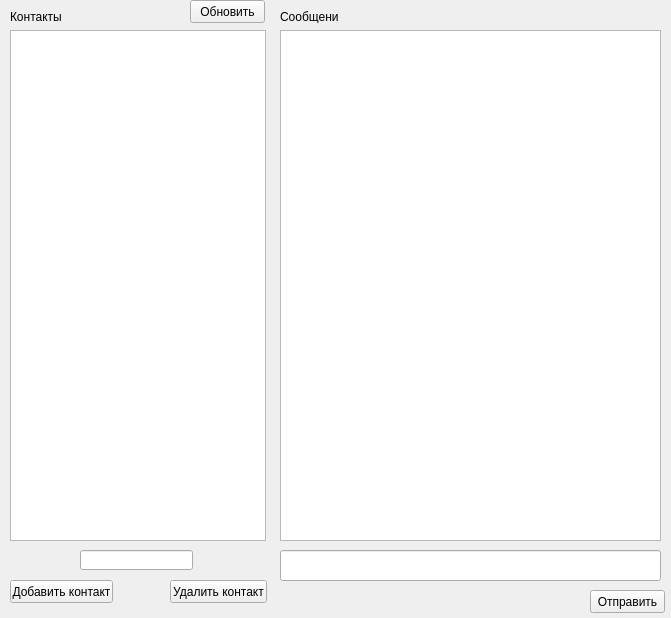
<?xml version="1.0" encoding="UTF-8"?>
<ui version="4.0">
 <class>MainForm</class>
 <widget class="QWidget" name="MainForm">
  <property name="geometry">
   <rect>
    <x>0</x>
    <y>0</y>
    <width>671</width>
    <height>618</height>
   </rect>
  </property>
  <property name="maximumSize">
   <size>
    <width>1920</width>
    <height>1080</height>
   </size>
  </property>
  <property name="sizeIncrement">
   <size>
    <width>671</width>
    <height>618</height>
   </size>
  </property>
  <property name="windowTitle">
   <string>Form</string>
  </property>
  <widget class="QListWidget" name="listWidgetContact">
   <property name="geometry">
    <rect>
     <x>10</x>
     <y>30</y>
     <width>256</width>
     <height>511</height>
    </rect>
   </property>
  </widget>
  <widget class="QListWidget" name="listWidgetMessage">
   <property name="geometry">
    <rect>
     <x>280</x>
     <y>30</y>
     <width>381</width>
     <height>511</height>
    </rect>
   </property>
  </widget>
  <widget class="QLabel" name="label">
   <property name="geometry">
    <rect>
     <x>10</x>
     <y>10</y>
     <width>51</width>
     <height>13</height>
    </rect>
   </property>
   <property name="text">
    <string>Контакты</string>
   </property>
  </widget>
  <widget class="QLabel" name="label_2">
   <property name="geometry">
    <rect>
     <x>280</x>
     <y>10</y>
     <width>58</width>
     <height>13</height>
    </rect>
   </property>
   <property name="text">
    <string>Сообщения</string>
   </property>
  </widget>
  <widget class="QPushButton" name="pushButtonAddContact">
   <property name="geometry">
    <rect>
     <x>10</x>
     <y>580</y>
     <width>103</width>
     <height>23</height>
    </rect>
   </property>
   <property name="text">
    <string>Добавить контакт</string>
   </property>
  </widget>
  <widget class="QPushButton" name="pushButtonDeleteContact">
   <property name="geometry">
    <rect>
     <x>170</x>
     <y>580</y>
     <width>97</width>
     <height>23</height>
    </rect>
   </property>
   <property name="text">
    <string>Удалить контакт</string>
   </property>
  </widget>
  <widget class="QLineEdit" name="lineEditMesssag">
   <property name="geometry">
    <rect>
     <x>280</x>
     <y>550</y>
     <width>381</width>
     <height>31</height>
    </rect>
   </property>
  </widget>
  <widget class="QPushButton" name="pushButtonPostMassege">
   <property name="geometry">
    <rect>
     <x>590</x>
     <y>590</y>
     <width>75</width>
     <height>23</height>
    </rect>
   </property>
   <property name="text">
    <string>Отправить</string>
   </property>
  </widget>
  <widget class="QLineEdit" name="lineEditContact">
   <property name="geometry">
    <rect>
     <x>80</x>
     <y>550</y>
     <width>113</width>
     <height>20</height>
    </rect>
   </property>
  </widget>
  <widget class="QPushButton" name="pushButtonContactUpdate">
   <property name="geometry">
    <rect>
     <x>190</x>
     <y>0</y>
     <width>75</width>
     <height>23</height>
    </rect>
   </property>
   <property name="text">
    <string>Обновить</string>
   </property>
  </widget>
 </widget>
 <resources/>
 <connections/>
</ui>
